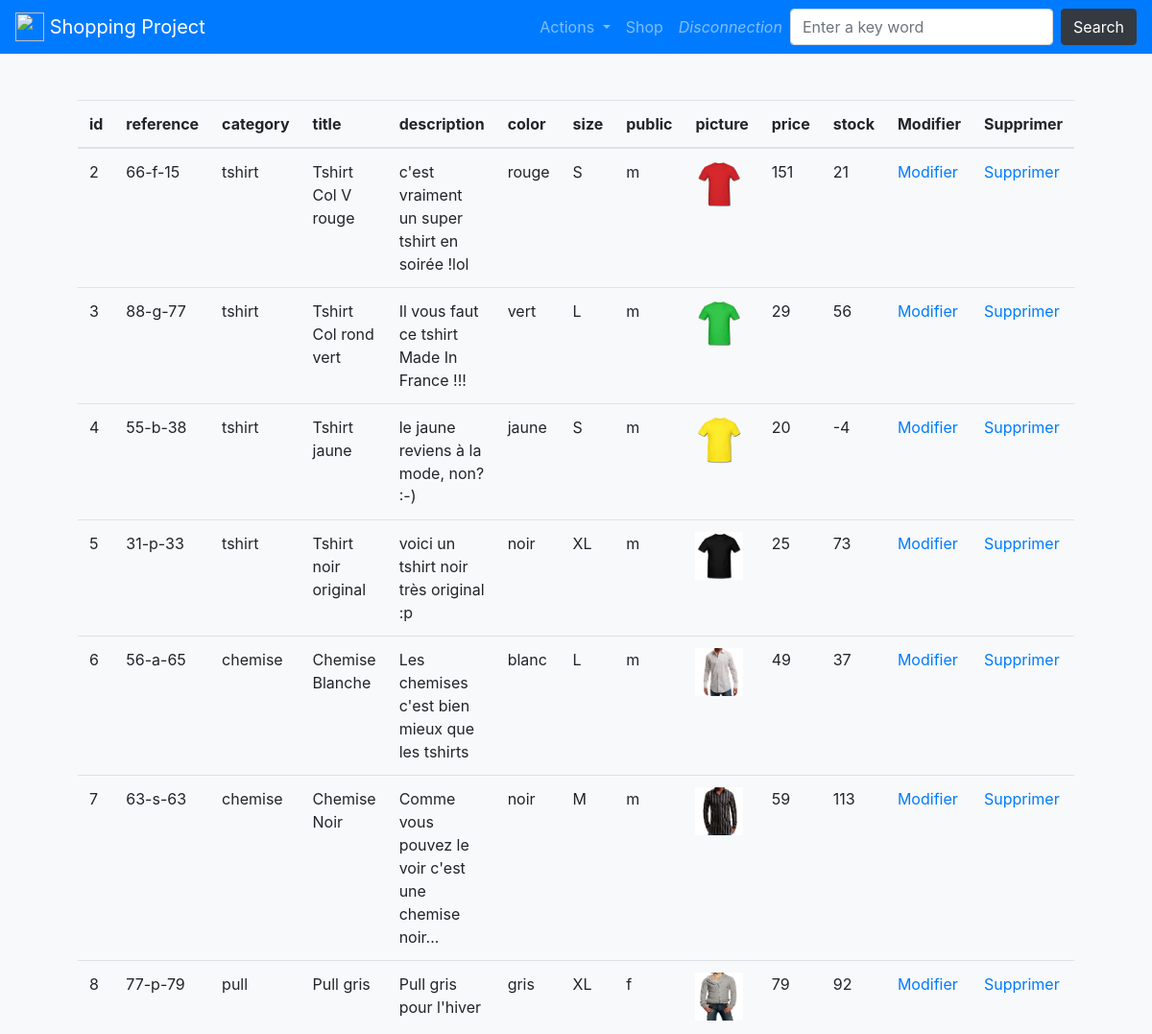
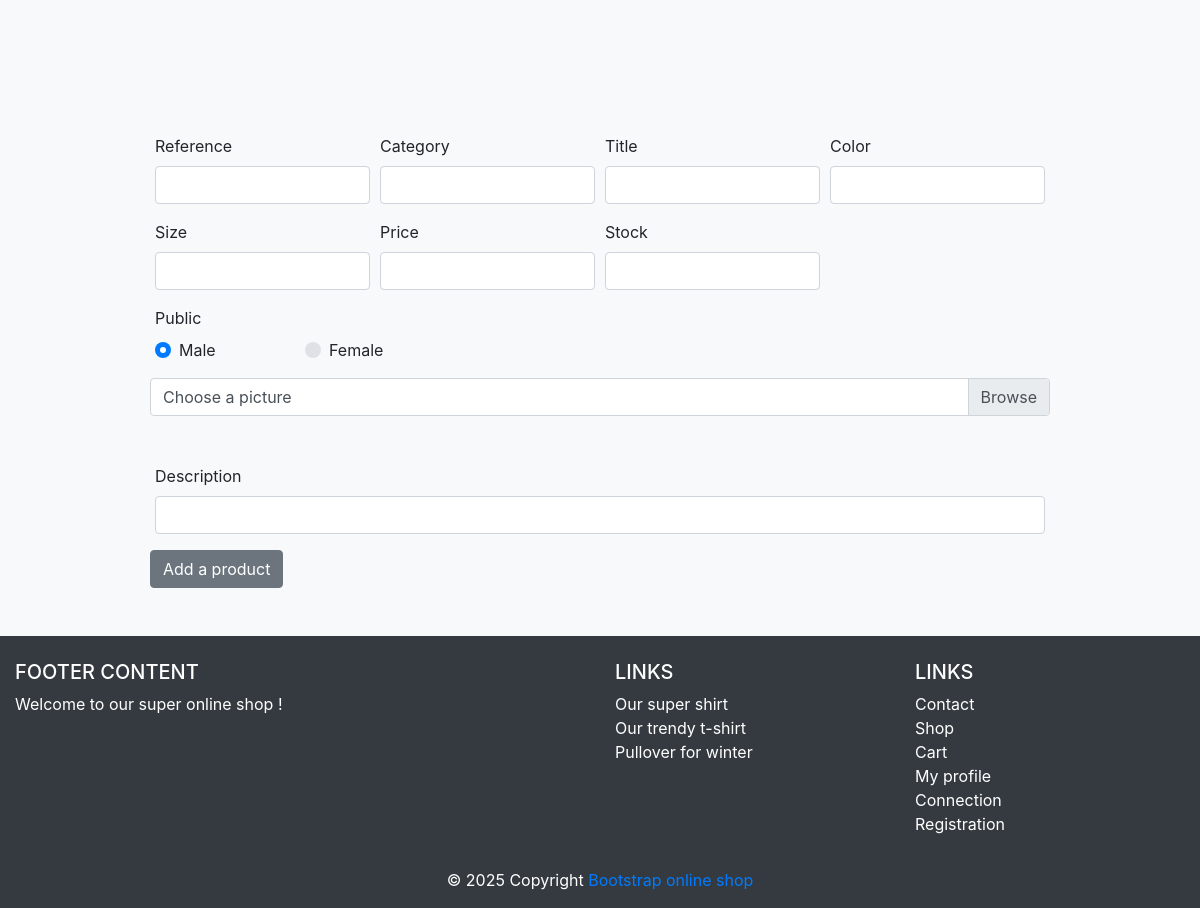
/admin/products.php, run on the app's committed database (2 pictures, top to bottom).
### tables this page shows
CREATE TABLE IF NOT EXISTS `product` (
  `id` int NOT NULL AUTO_INCREMENT,
  `reference` varchar(20) NOT NULL,
  `category` varchar(20) NOT NULL,
  `title` varchar(100) NOT NULL,
  `description` text NOT NULL,
  `color` varchar(20) NOT NULL,
  `size` varchar(5) NOT NULL,
  `public` enum('m','f','mixte') NOT NULL,
  `picture` varchar(250) NOT NULL,
  `price` int NOT NULL,
  `stock` int NOT NULL,
  PRIMARY KEY (`id`),
  UNIQUE KEY `reference` (`reference`)
);

### admin/products.php (the view, shortened to what this page needs)
<?php
require_once("../inc/init.php");
$stmt = $pdo->query("SELECT * FROM product");
$reference = isset($_GET['action']) && $_GET["action"] == "modify" && isset($reference) ? stripslashes($reference) : "";
$price = isset($_GET['action']) && $_GET["action"] == "modify" && isset($price) ? stripslashes($price) : "";
$stock = isset($_GET['action']) && $_GET["action"] == "modify" && isset($stock) ? stripslashes($stock) : "";
$category = isset($_GET['action']) && $_GET["action"] == "modify" && isset($category) ? stripslashes($category) : "";
$size = isset($_GET['action']) && $_GET["action"] == "modify" && isset($size) ? stripslashes($size) : "";
$color = isset($_GET['action']) && $_GET["action"] == "modify" && isset($color) ? stripslashes($color) : "";
$title = isset($_GET['action']) && $_GET["action"] == "modify" && isset($title) ? stripslashes($title) : "";
$description = isset($_GET['action']) && $_GET["action"] == "modify" && isset($description) ? stripslashes($description) : "";
require_once("inc/header.php");
?>
<table class="table">
  <thead>
    <tr>
        <?php
            for($i = 0; $i < $stmt->columnCount(); $i++) {
                $infoColumn = $stmt->getColumnMeta($i);
                echo "<th>" . $infoColumn['name'] . "</th>";
            }
        ?>
        <th>Modifier</th>
        <th>Supprimer</th>
    </tr>
  </thead>
  <tbody>
    <?php foreach ($stmt->fetchAll(PDO::FETCH_ASSOC) as $key => $product) {?>
        <tr>
            <?php
                foreach ($product as $index => $info) {
                    if($index == "picture") {
                        echo "<td> <img src=../pictures/" . $info . " width='50' height='50' alt='' title='' /> </td>";
                    } else {
                        echo "<td> $info </td>";
                    }
                }
                echo "<td><a href='?id_product=" . $product["id"] . "&action=modify#myForm'>Modifier</a></td>";
                echo "<td><a href='?id_product=" . $product["id"] . "&action=delete'>Supprimer</a></td>";
            ?>
        </tr>
    <?php } ?>
  </tbody>
</table>
<br>
<br>
<br>
<br>
<br>
<form id="myForm" action="" method="POST" enctype="multipart/form-data">
    <div class="form-row">
        <div class="form-group col-md-3">
            <label for="reference">Reference</label>
            <input type="text" class="form-control" id="reference" value="<?= $reference; ?>" name="reference">
        </div>
        <div class="form-group col-md-3">
            <label for="category">Category</label>
            <input type="text" class="form-control" id="category" value="<?= $category; ?>" name="category">
        </div>
        <div class="form-group col-md-3">
            <label for="title">Title</label>
            <input type="text" class="form-control" id="title" value="<?= $title; ?>" name="title">
        </div>
        <div class="form-group col-md-3">
            <label for="color">Color</label>
            <input type="text" class="form-control" id="color" value="<?= $color; ?>" name="color">
        </div>
        <div class="form-group col-md-3">
            <label for="size">Size</label>
            <input type="text" class="form-control" id="size" value="<?= $size; ?>" name="size">
        </div>
        <div class="form-group col-md-3">
            <label for="price">Price</label>
            <input type="text" class="form-control" id="price" value="<?= $price; ?>" name="price">
        </div>
        <div class="form-group col-md-3">
            <label for="stock">Stock</label>
            <input type="text" class="form-control" id="stock" value="<?= $stock; ?>" name="stock">
        </div>
        <div class="form-group col-md-2">
            <label for="public_m">Public</label>
            <div class="custom-control custom-radio">
                <label class="custom-control-label" for="public_m">Male</label>
            </div>
        </div>
        <div class="form-group col-md-2">
            <label for="public_f" style="color:transparent">Public</label>
            <div class="custom-control custom-radio">
                <label class="custom-control-label" for="public_f">Female</label>
            </div>
        </div>
        <div class="custom-file mb-5">
            <label class="custom-file-label" for="myPicture">Choose a picture</label>
        </div>
        <div class="form-group col-md-12">
            <label for="description">Description</label>
            <input type="text" class="form-control" id="description" name="description" value="<?= $description; ?>">
        </div>
        <?php if (isset($_GET["action"]) && $_GET["action"] == "modify") { ?>
            <button type="submit" class="btn btn-secondary" name="modifyProduct">Modify a product</button>
        <?php } else { ?>
            <button type="submit" class="btn btn-secondary" name="addProduct">Add a product</button>
        <?php } ?>
    </div>
</form>
<?php
require_once("inc/footer.php");
?>

### data on the page
product: id "2", reference "66-f-15", category "tshirt", title "Tshirt Col V rouge", description "c'est vraiment un super tshirt en soirée !lol", color "rouge", size "S", public "m", picture (picture), price "151", stock "21"
product: id "3", reference "88-g-77", category "tshirt", title "Tshirt Col rond vert", description "Il vous faut ce tshirt Made In France !!!", color "vert", size "L", public "m", picture (picture), price "29", stock "56"
product: id "4", reference "55-b-38", category "tshirt", title "Tshirt jaune", description "le jaune reviens à la mode, non? :-)", color "jaune", size "S", public "m", picture (picture), price "20", stock "-4"
product: id "5", reference "31-p-33", category "tshirt", title "Tshirt noir original", description "voici un tshirt noir très original :p", color "noir", size "XL", public "m", picture (picture), price "25", stock "73"
product: id "6", reference "56-a-65", category "chemise", title "Chemise Blanche", description "Les chemises c'est bien mieux que les tshirts", color "blanc", size "L", public "m", picture (picture), price "49", stock "37"
product: id "7", reference "63-s-63", category "chemise", title "Chemise Noir", description "Comme vous pouvez le voir c'est une chemise noir...", color "noir", size "M", public "m", picture (picture), price "59", stock "113"
product: id "8", reference "77-p-79", category "pull", title "Pull gris", description "Pull gris pour l'hiver", color "gris", size "XL", public "f", picture (picture), price "79", stock "92"

### other printed values
$infoColumn['name'] "id"
$infoColumn['name'] "reference"
$infoColumn['name'] "category"
$infoColumn['name'] "title"
$infoColumn['name'] "description"
$infoColumn['name'] "color"
$infoColumn['name'] "size"
$infoColumn['name'] "public"
$infoColumn['name'] "picture"
$infoColumn['name'] "price"
$infoColumn['name'] "stock"
